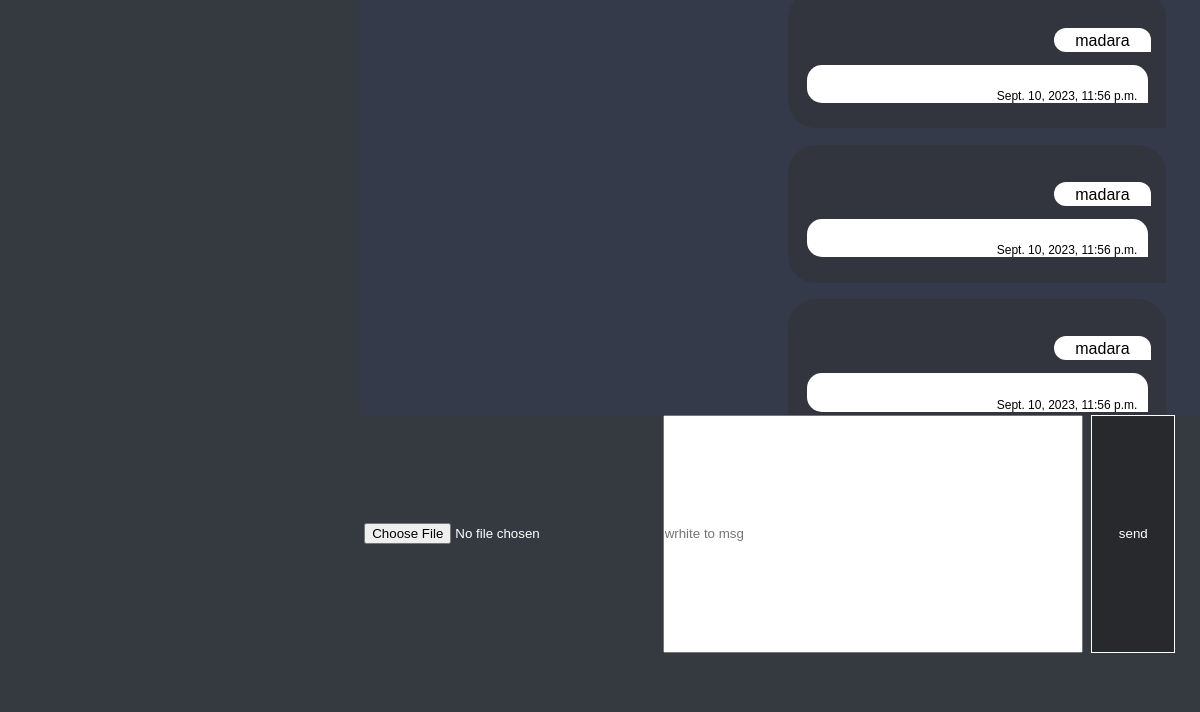
The app's page /msg/91/ (signed in, lower part), older data.
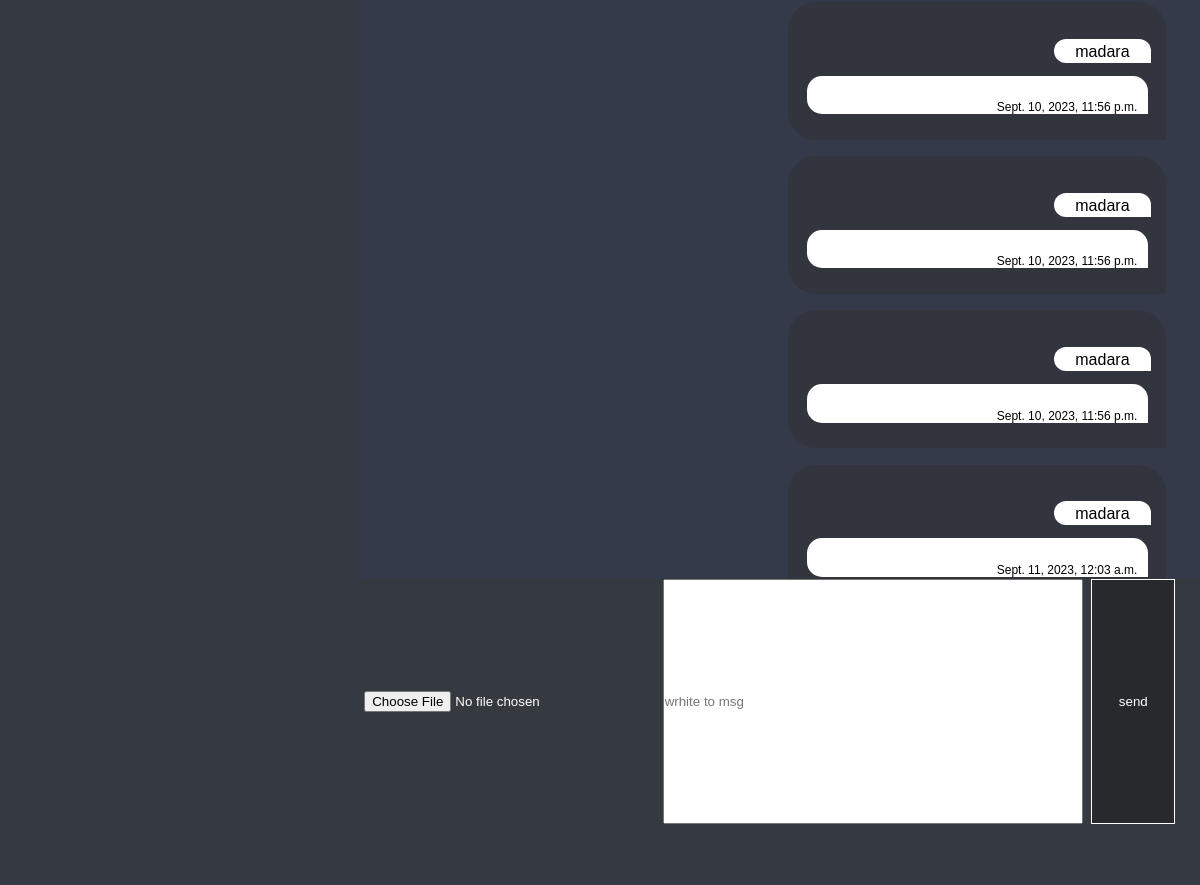
The same page, newer data.
### chat/models.py (models this page shows)
class Message(models.Model):
    msg = models.TextField(max_length=2400,unique=False,default="")
    created_by = models.ForeignKey(User,related_name="created_by",on_delete=models.CASCADE)
    created_to = models.ForeignKey(User,related_name='created_to',on_delete=models.CASCADE)
    created_dt = models.DateTimeField(auto_now_add=True)
    image = models.ImageField(default="user.png",null=True,upload_to="images/")

### chat/views.py (the view, shortened to what this page needs)
# urls.py: path("msg/<users_id>/", msg2, name="msg_id"),
@login_required
def msg2(request, users_id):
    message = Message.objects.all()
    user = User.objects.exclude(id=request.user.id)
    user_id = get_object_or_404(User, pk=users_id)
    username = request.user
    createdTo = User.objects.get(id=users_id)
    context = {"message": message, "users": user, "username": username, "createdTo": createdTo}
    return render(request, 'all_screan.html', context)

### chat/templates/all_screan.html (shortened to what this page needs)
{% extends 'index.html' %}
{% load static %}
{% block title %}<title>msg</title>
<link rel="stylesheet" href="{% static 'css/inputmsg.css' %}">
<link rel="stylesheet" href="{% static 'css/msg.css' %}">
<link rel="stylesheet" href="{% static 'css/pepol.css' %}">
{% endblock %}
    {% block body %}
        {% with request_path=request.path %}
            {% if request.user.is_authenticated %}
                <div class="spase_scren">
                    {% include "includes/pepol.html" %}
                    {% if width > 820px %}
                        {% if request_path != '/msg/' %}
                            {% include "includes/msg.html" %}
                            {% include "includes/inputmsg.html" %}
                        {% endif %}
                    {% else %}
                        {% if request_path == '/msg/' %}
                            {% include "includes/pepol.html" %}
                        {% else %}
                            {% include "includes/msg.html" %}
                            {% include "includes/inputmsg.html" %}
                        {% endif %}
                    {% endif %}
            {% endif %}
        {% endwith %}
    {% endblock body %}

### templates/index.html (shortened to what this page needs)
{% load static %}
<!DOCTYPE html>
<html lang="en">
<head>
    {% block title %}{% endblock %}
    <link rel="stylesheet" href="{% static 'css/nav.css' %}">
    <link rel="stylesheet" href="{% static 'css/inputmsg.css' %}">
    <link rel="stylesheet" href="{% static 'css/msg.css' %}">
    <link rel="stylesheet" href="{% static 'css/pepol.css' %}">
    <link rel="stylesheet" href="{% static 'css/style.css' %}">
</head>
<body>
    <ul class="nav_list"><link rel="stylesheet" href="https://cdnjs.cloudflare.com/ajax/libs/font-awesome/4.7.0/css/font-awesome.min.css">
{% block body %}
{% endblock body %}
</body>
</html>

### chat/templates/includes/pepol.html (shortened to what this page needs)
{% load static %}
<div class="spase_pepol">
</div>

### chat/templates/includes/msg.html (shortened to what this page needs)
<div class="chat_scan">
  <div class="spase_chat">
    {% for message in message %}
    {% if message.created_by != username %}
    <div class="chat_info1">
      <div class="chat_sbase1">
        <div class="user_name1">
          {% else %}
          <div class="chat_info2">
            <div class="chat_sbase2">
              <div class="user_name2">
                {% endif %}
                <label>{{message.created_by}}</label>
              </div>
              {% if username != message.created_by %}
              <div class="chat_polder1">
                {% else %}
                <div class="chat_polder2">
                  {% endif %}
                  <div class="div_image">
                    <div class="div_image_si">
                    </div>
                  </div>
                    {% if message.image or message.msg %}
                    {% if message.created_by != username %}
                    <div class="date_msg1">
                      {% else %}
                      <div class="date_msg2">
                        {%endif%}
                        <p>{{message.created_dt}}</p>
                      </div>
                      {% endif %}
                    </div>
                  </div>
                </div>
                {% endfor %}
              </div>
            </div>
          </div>

### chat/templates/includes/inputmsg.html (shortened to what this page needs)
<div class="form_send_msg">
  <div class="send_msg">
    <form action="" method="post" enctype="multipart/form-data">
      <input
        type="file"
        name="image"
        id="image"
        class="image"
        accept="input_img/"
        />
      <input
        type="text"
        class="text_msg"
        name="text_msg"
        id="text_msg"
        placeholder="wrhite to msg"
      />
      <input
        type="submit"
        class="input_sub"
        value="send"
        enctype="multipart/form-data"
        id="send_msg"
        name="send_msg"
      />
    </form>
  </div>
</div>

### static/css/inputmsg.css (style rules this page uses)
.form_send_msg { background-color: #343a40; position: fixed; bottom: 0px; right: 0px; height: 5vh; width: 70%; }
.send_msg { float: right; width: 100%; }
.image { width: 35%; height: 4vh; color: white; margin-left: 0.5%; }
.text_msg { width: 50%; height: 4vh; }
.input_sub { height: 4vh; left: 0px; margin-left: 0.5%; width: 10%; color: #fff; background-color: #28292d; border: 1px solid #fff; }

### static/css/msg.css (style rules this page uses)
.spase_chat { width: 70%; height: 89%; background-color: #343a4a; background-repeat: no-repeat; background-size: 70.42%; float: right; position: absolute ; overflow-y: scroll ; right: 0px; flex-direction: column; display: flex; overflow-x: hidden; color: black; }
.chat_info1 { width: 100%; float: right; }
.chat_sbase1 { width: 45%; background: rgba(49, 48, 48, 0.45); margin: 1% 4% 1% 0%; padding: 3% 0; border-radius: 28px 28px 0 28px ; float: right; }
.chat_polder1 { color: black; background-color: rgba(255, 255, 255, 0.5); background-color: white; border-top-right-radius: 15px; border-top-left-radius: 15px; border-bottom-left-radius: 15px; float: right; width: 90%; margin-right: 5% ; }
.user_name1 { margin: 1% 4% 1% 0%; text-align: right; padding: 3% 0; }
.user_name1 label { background-color: #fff; padding: 1% 6%; border-radius: 14px 14px 0 14px; }
.date_msg1 { font-size: 12px; margin: 0 3%; text-align: right; }
.div_image_si,.div_video_si { margin: 1%; }

### static/css/pepol.css (style rules this page uses)
.spase_pepol { width: 30%; background-color: #343a40; color: #ddd; float: left; height: 93.6vh; overflow-y: scroll; position: absolute; }

### static/css/style.css (style rules this page uses)
* { margin: 0; padding: 0; box-sizing: border-box; max-width: 100%; font-family: "Quicksand", sans-serif; }

Row changes from the older to the newer data that the page shows:
added Message: created_by "madara", created_dt "Sept. 11, 2023, 12:03 a.m."
